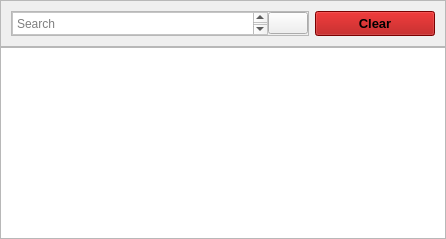
         <widget class="QWidget" name="deleteProductPage">
          <layout class="QHBoxLayout" name="horizontalLayout_19">
           <property name="spacing">
            <number>0</number>
           </property>
           <property name="leftMargin">
            <number>0</number>
           </property>
           <property name="topMargin">
            <number>0</number>
           </property>
           <property name="rightMargin">
            <number>0</number>
           </property>
           <property name="bottomMargin">
            <number>0</number>
           </property>
           <item>
            <widget class="QWidget" name="widget_12" native="true">
             <layout class="QVBoxLayout" name="verticalLayout_29">
              <property name="spacing">
               <number>0</number>
              </property>
              <property name="leftMargin">
               <number>0</number>
              </property>
              <property name="topMargin">
               <number>0</number>
              </property>
              <property name="rightMargin">
               <number>0</number>
              </property>
              <property name="bottomMargin">
               <number>0</number>
              </property>
              <item alignment="Qt::AlignTop">
               <widget class="QFrame" name="searchFrame_2">
                <property name="styleSheet">
                 <string notr="true">#frame_10{
	background-color: transparent;
}
#searchBar_2{
	background-color: rgb(255, 255, 255);
	color: rgb(0, 0, 0);
}</string>
                </property>
                <property name="frameShape">
                 <enum>QFrame::StyledPanel</enum>
                </property>
                <property name="frameShadow">
                 <enum>QFrame::Raised</enum>
                </property>
                <layout class="QHBoxLayout" name="horizontalLayout_21">
                 <property name="spacing">
                  <number>0</number>
                 </property>
                 <property name="leftMargin">
                  <number>0</number>
                 </property>
                 <property name="topMargin">
                  <number>0</number>
                 </property>
                 <property name="rightMargin">
                  <number>0</number>
                 </property>
                 <property name="bottomMargin">
                  <number>0</number>
                 </property>
                 <item alignment="Qt::AlignHCenter">
                  <widget class="QFrame" name="frame_10">
                   <property name="frameShape">
                    <enum>QFrame::StyledPanel</enum>
                   </property>
                   <property name="frameShadow">
                    <enum>QFrame::Raised</enum>
                   </property>
                   <layout class="QHBoxLayout" name="horizontalLayout_22">
                    <item>
                     <widget class="QFrame" name="frame_12">
                      <property name="sizePolicy">
                       <sizepolicy hsizetype="Fixed" vsizetype="Preferred">
                        <horstretch>0</horstretch>
                        <verstretch>0</verstretch>
                       </sizepolicy>
                      </property>
                      <property name="styleSheet">
                       <string notr="true"/>
                      </property>
                      <property name="frameShape">
                       <enum>QFrame::StyledPanel</enum>
                      </property>
                      <property name="frameShadow">
                       <enum>QFrame::Raised</enum>
                      </property>
                      <layout class="QHBoxLayout" name="horizontalLayout_20">
                       <property name="spacing">
                        <number>0</number>
                       </property>
                       <property name="leftMargin">
                        <number>0</number>
                       </property>
                       <property name="topMargin">
                        <number>0</number>
                       </property>
                       <property name="rightMargin">
                        <number>0</number>
                       </property>
                       <property name="bottomMargin">
                        <number>0</number>
                       </property>
                       <item alignment="Qt::AlignTop">
                        <widget class="QTextEdit" name="searchBar_2">
                         <property name="sizePolicy">
                          <sizepolicy hsizetype="Minimum" vsizetype="Ignored">
                           <horstretch>0</horstretch>
                           <verstretch>0</verstretch>
                          </sizepolicy>
                         </property>
                         <property name="placeholderText">
                          <string>Search</string>
                         </property>
                        </widget>
                       </item>
                       <item alignment="Qt::AlignHCenter|Qt::AlignVCenter">
                        <widget class="QPushButton" name="pushButton_3">
                         <property name="sizePolicy">
                          <sizepolicy hsizetype="Preferred" vsizetype="Preferred">
                           <horstretch>0</horstretch>
                           <verstretch>0</verstretch>
                          </sizepolicy>
                         </property>
                         <property name="text">
                          <string/>
                         </property>
                         <property name="icon">
                          <iconset resource="resources.qrc">
                           <normaloff>:/icons/icons/search.svg</normaloff>:/icons/icons/search.svg</iconset>
                         </property>
                         <property name="iconSize">
                          <size>
                           <width>24</width>
                           <height>24</height>
                          </size>
                         </property>
                        </widget>
                       </item>
                      </layout>
                     </widget>
                    </item>
                    <item>
                     <widget class="QPushButton" name="deleteRowBtn">
                      <property name="sizePolicy">
                       <sizepolicy hsizetype="Fixed" vsizetype="Fixed">
                        <horstretch>0</horstretch>
                        <verstretch>0</verstretch>
                       </sizepolicy>
                      </property>
                      <property name="minimumSize">
                       <size>
                        <width>120</width>
                        <height>25</height>
                       </size>
                      </property>
                      <property name="maximumSize">
                       <size>
                        <width>120</width>
                        <height>16777215</height>
                       </size>
                      </property>
                      <property name="font">
                       <font>
                        <pointsize>10</pointsize>
                        <weight>75</weight>
                        <bold>true</bold>
                       </font>
                      </property>
                      <property name="styleSheet">
                       <string notr="true">QPushButton{
background-color: rgb(170, 0, 0);}</string>
                      </property>
                      <property name="text">
                       <string>Clear</string>
                      </property>
                      <property name="checkable">
                       <bool>true</bool>
                      </property>
                     </widget>
                    </item>
                   </layout>
                  </widget>
                 </item>
                </layout>
               </widget>
              </item>
              <item>
               <widget class="QWidget" name="widget_13" native="true">
                <property name="sizePolicy">
                 <sizepolicy hsizetype="Preferred" vsizetype="Expanding">
                  <horstretch>0</horstretch>
                  <verstretch>0</verstretch>
                 </sizepolicy>
                </property>
                <layout class="QVBoxLayout" name="verticalLayout_26">
                 <property name="spacing">
                  <number>0</number>
                 </property>
                 <property name="leftMargin">
                  <number>0</number>
                 </property>
                 <property name="topMargin">
                  <number>0</number>
                 </property>
                 <property name="rightMargin">
                  <number>0</number>
                 </property>
                 <property name="bottomMargin">
                  <number>0</number>
                 </property>
                 <item>
                  <widget class="QTableView" name="tableView_2">
                   <property name="styleSheet">
                    <string notr="true">color: rgb(0, 0, 0);</string>
                   </property>
                  </widget>
                 </item>
                </layout>
               </widget>
              </item>
             </layout>
            </widget>
           </item>
          </layout>
         </widget>
